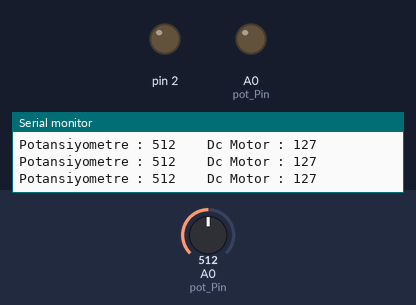
Bench run of a sketch on a simulated Arduino Uno, built with avr-gcc and run on an emulated ATmega328P. Parts: output pins drawn as LEDs (lit = HIGH), the last lines printed to the serial monitor. Inputs (shaded band) come from the test bench; at power-on: A0 (pot_Pin) = 512. Pins used as bus, display or sensor lines are not drawn.

Above: at 1.2 s.
1.3 s: A0 (pot_Pin) set to 705
4.3 s: A0 (pot_Pin) set to 737
At 4.8 s:
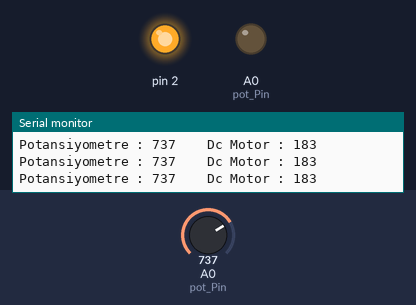
5.8 s: A0 (pot_Pin) set to 716
At 6.2 s:
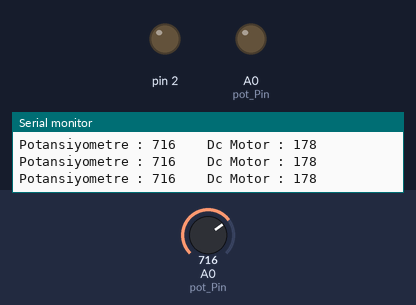
8.8 s: A0 (pot_Pin) set to 900
At 9.5 s:
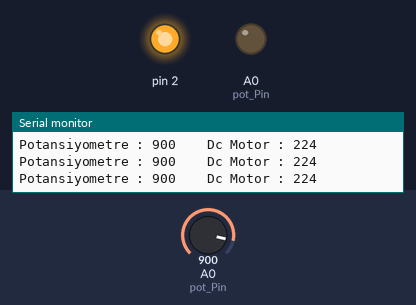
Timing chart, 0 to 11.8 s (numbered marks = the images above; inputs shaded):
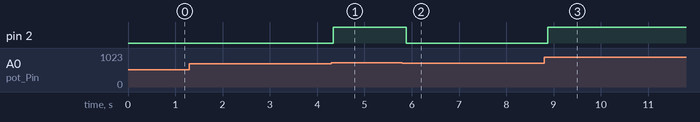

Measured:
- the behaviour switches between 722 and 723 on A0 (pot_Pin) (found by bisection; images 0 and 1)
- after the input at 4.3 s, pin 2: LOW → HIGH at once
- after the input at 5.8 s, pin 2: HIGH → LOW after 0.08 s
- after the input at 8.8 s, pin 2: LOW → HIGH after 0.08 s

The sketch:

HIZ_KONTROL_DEVRES_.ino
```cpp
int DC=3;
int pot_Pin=A0;
int motor_Degeri=0;
int pot_degeri=0;
int led=10;

void setup() {
  Serial.begin(9600);
  pinMode(DC,OUTPUT);
  pinMode(pot_Pin,OUTPUT);
  pinMode(2,OUTPUT);

}

void loop() {

  pot_degeri=analogRead(pot_Pin);
  motor_Degeri=map(pot_degeri,0,1023,0,255);
  analogWrite(3,motor_Degeri);

  Serial.print("Potansiyometre : ");
  Serial.print(pot_degeri);
  Serial.print("    Dc Motor : ");
  Serial.println(motor_Degeri);


  if(motor_Degeri>=180){
    digitalWrite(2,HIGH);


  }
  else{
    digitalWrite(2,LOW);
  }
}
```
